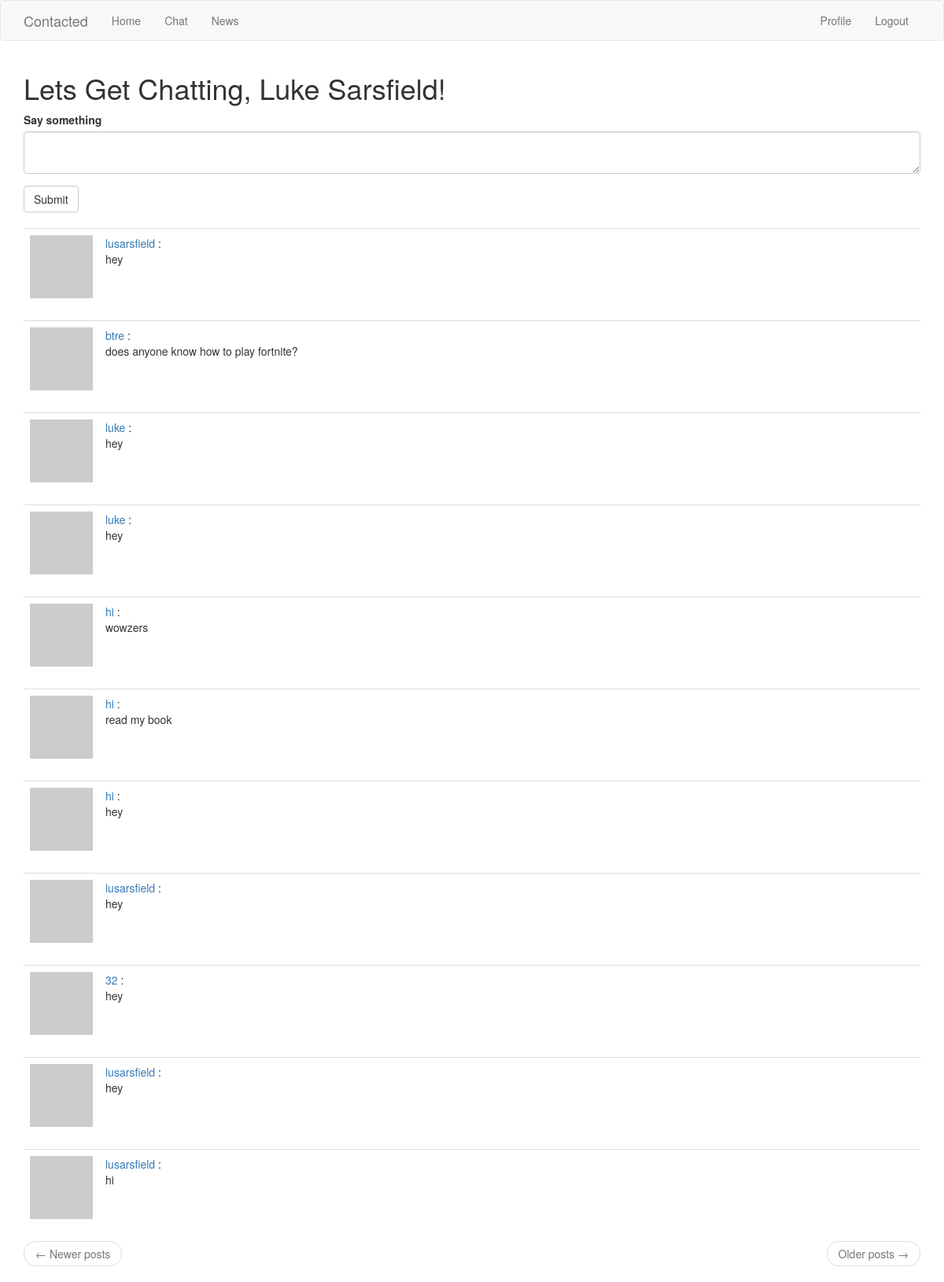
Page /chat (signed in) on the earlier database version.
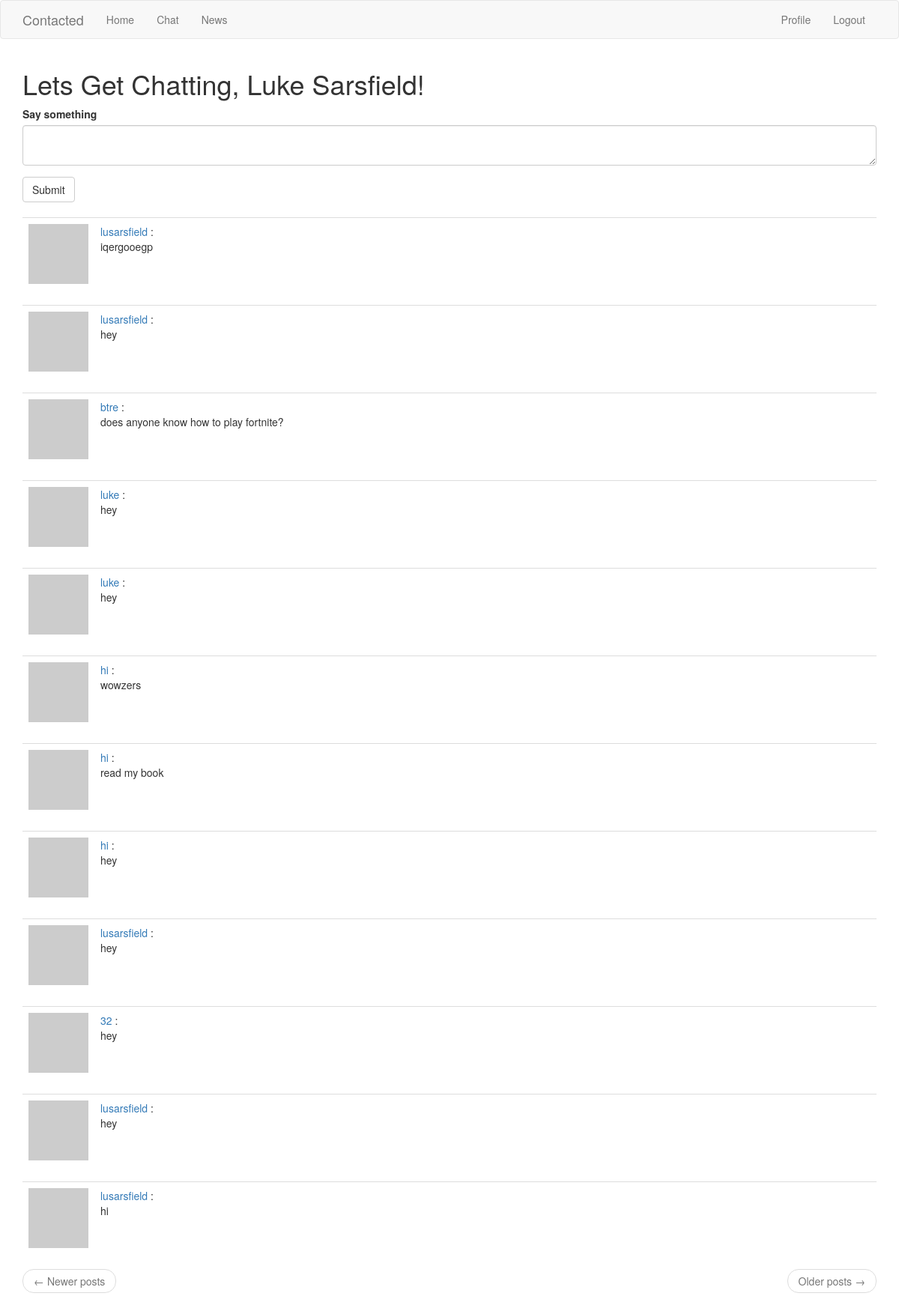
Same page on the later database version.
### app/models.py (models this page shows, shortened)
class User(UserMixin, db.Model):
    id = db.Column(db.Integer, primary_key=True)
    username = db.Column(db.String(64), index=True, unique=True)
    email = db.Column(db.String(120), index=True, unique=True)
    password_hash = db.Column(db.String(128))
    posts = db.relationship('Post', backref='author', lazy='dynamic')
    fullname_me = db.Column(db.String(140))
    email_me = db.Column(db.String(140))
    phonenumber_me = db.Column(db.String(140))
    city_me = db.Column(db.String(140))
    jobtitle_me = db.Column(db.String(140))
    company_me = db.Column(db.String(140))
    about_me = db.Column(db.String(140))
    last_seen = db.Column(db.DateTime, default=datetime.utcnow)
    followed = db.relationship(
        'User', secondary=followers,
        primaryjoin=(followers.c.follower_id == id),
        secondaryjoin=(followers.c.followed_id == id),
        backref=db.backref('followers', lazy='dynamic'), lazy='dynamic')
    def avatar(self, size):
        digest = md5(self.email.lower().encode('utf-8')).hexdigest()
        return 'https://www.gravatar.com/avatar/{}?d=identicon&s={}'.format(
            digest, size)

class Post(db.Model):
    id = db.Column(db.Integer, primary_key=True)
    body = db.Column(db.String(140))
    timestamp = db.Column(db.DateTime, index=True, default=datetime.utcnow)
    user_id = db.Column(db.Integer, db.ForeignKey('user.id'))

### app/routes.py (the view)
@app.route('/chat', methods=['GET', 'POST'])
@login_required
def chat():
    form = PostForm()
    if form.validate_on_submit():
        post = Post(body=form.post.data, author=current_user)
        db.session.add(post)
        db.session.commit()
        flash('Your post is now live!')
        return redirect(url_for('chat'))
    page = request.args.get('page', 1, type=int)
    posts = Post.query.order_by(Post.timestamp.desc()).paginate(
        page=page, per_page=app.config['POSTS_PER_PAGE'], error_out=False)
    next_url = url_for('chat', page=posts.next_num) \
        if posts.has_next else None
    prev_url = url_for('chat', page=posts.prev_num) \
        if posts.has_prev else None
    return render_template('chat.html', title='Home', form=form,
                           posts=posts.items, next_url=next_url,
                           prev_url=prev_url)

### app/forms.py
class PostForm(FlaskForm):
    post = TextAreaField('Say something', validators=[DataRequired()])
    submit = SubmitField('Submit')

### app/models.py (called while the page is built)
@login.user_loader
def load_user(id):
    return User.query.get(int(id))

### app/routes.py (called while the page is built)
@app.before_request
def before_request():
    if current_user.is_authenticated:
        current_user.last_seen = datetime.utcnow()
        db.session.commit()

### app/templates/chat.html
{% extends "base.html" %}
{% import 'bootstrap/wtf.html' as wtf %}
{% block app_content %}
    <h1>Lets Get Chatting, {{ current_user.fullname_me}}!</h1>
    {% if form %}
    {{ wtf.quick_form(form) }}
    <br>
    {% endif %}
    {% for post in posts %}
        {% include '_post.html' %}
    {% endfor %}
    <nav aria-label="...">
        <ul class="pager">
            <li class="previous{% if not prev_url %} disabled{% endif %}">
                <a href="{{ prev_url or '#' }}">
                    <span aria-hidden="true">&larr;</span> Newer posts
                </a>
            </li>
            <li class="next{% if not next_url %} disabled{% endif %}">
                <a href="{{ next_url or '#' }}">
                    Older posts <span aria-hidden="true">&rarr;</span>
                </a>
            </li>
        </ul>
    </nav>
{% endblock %}

### app/templates/base.html (shortened to what this page needs)
{% extends 'bootstrap/base.html' %}
{% block navbar %}
    <nav class="navbar navbar-default">
        <div class="container">
            <div class="navbar-header">
                <a class="navbar-brand" href="{{ url_for('index') }}">Contacted</a>
            </div>
            <div class="collapse navbar-collapse" id="bs-example-navbar-collapse-1">
                <ul class="nav navbar-nav">
                    <li><a href="{{ url_for('index') }}">Home</a></li>
                    <li><a href="{{ url_for('chat') }}">Chat</a></li>
                    <li><a href="{{ url_for('news') }}">News</a></li>
                </ul>
                <ul class="nav navbar-nav navbar-right">
                    {% if current_user.is_anonymous %}
                    <li><a href="{{ url_for('login') }}">Login</a></li>
                    {% else %}
                    <li><a href="{{ url_for('user', username=current_user.username) }}">Profile</a></li>
                    <li><a href="{{ url_for('logout') }}">Logout</a></li>
                    {% endif %}
                </ul>
            </div>
        </div>
    </nav>
{% endblock %}
{% block content %}
    <div class="container">
        {% block app_content %}{% endblock %}
    </div>
{% endblock %}

### app/templates/_post.html
<table class="table table-hover">
    <tr>
        <td width="70px">
            <a href="{{ url_for('user', username=post.author.username) }}">
                <img src="{{ post.author.avatar(70) }}" />
            </a>
        </td>
        <td>
            <a href="{{ url_for('user', username=post.author.username) }}">
                {{ post.author.username }}
            </a>
            :
            <br>
            {{ post.body }}
        </td>
    </tr>
</table>

Differences in the rows shown:
added Post: author.username "lusarsfield", body "iqergooegp"
